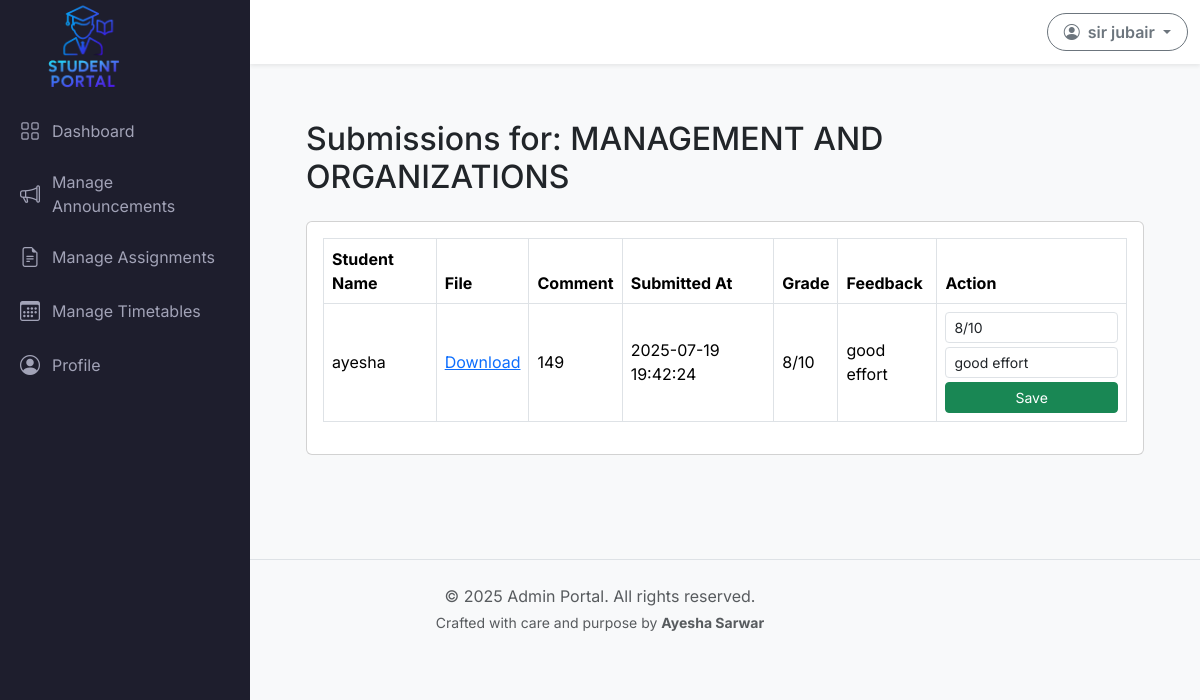
/admin/view_submissions.php?assignment_id=17 (signed in), run on the app's committed database.
### tables this page shows
CREATE TABLE `assignments` (
  `id` int(11) NOT NULL,
  `title` varchar(255) NOT NULL,
  `subject` varchar(100) NOT NULL,
  `due_date` date NOT NULL,
  `instructions` text NOT NULL,
  `attachment` varchar(255) DEFAULT NULL,
  `allow_late` tinyint(1) DEFAULT 0,
  `created_at` timestamp NULL DEFAULT current_timestamp()
);

CREATE TABLE `submissions` (
  `id` int(11) NOT NULL,
  `assignment_id` int(11) NOT NULL,
  `student_id` int(11) NOT NULL,
  `file` varchar(255) NOT NULL,
  `comment` text NOT NULL,
  `submitted_at` datetime NOT NULL DEFAULT current_timestamp(),
  `grade` varchar(10) NOT NULL,
  `feedback` text NOT NULL
);

CREATE TABLE `users` (
  `id` int(11) NOT NULL,
  `full_name` varchar(100) NOT NULL,
  `email` varchar(100) NOT NULL,
  `password` varchar(255) NOT NULL,
  `role` enum('student','admin') NOT NULL,
  `profile_image` varchar(255) DEFAULT NULL
);

### admin/view_submissions.php (the view, shortened to what this page needs)
<?php
require_once '../admin_includes/header.php';
require_once '../admin_includes/sidebar.php';
require_once '../admin_includes/navbar.php';
require_once '../models/Assignment.php';
$assignment_id = isset($_GET['assignment_id']) ? intval($_GET['assignment_id']) : 0;
$assignment = mysqli_fetch_assoc(mysqli_query($conn, "SELECT * FROM assignments WHERE id=$assignment_id"));
$stmt = $conn->prepare("SELECT s.*, u.full_name as student_name FROM submissions s JOIN users u ON s.student_id = u.id WHERE s.assignment_id=?");
$stmt->bind_param("i", $assignment_id);
$stmt->execute();
$submissions = $stmt->get_result();
?>
<div class="main-content">
    <div class="container-fluid p-4">
        <h2>Submissions for: <?= htmlspecialchars($assignment['title']) ?></h2>
        <div class="card mt-4">
            <div class="card-body">
                <div class="table-responsive">
                    <table class="table table-bordered align-middle">
                        <thead>
                            <tr>
                                <th>Student Name</th>
                                <th>File</th>
                                <th>Comment</th>
                                <th>Submitted At</th>
                                <th>Grade</th>
                                <th>Feedback</th>
                                <th>Action</th>
                            </tr>
                        </thead>
                        <tbody>
                        <?php while ($row = $submissions->fetch_assoc()): ?>
                            <tr>
                                <td><?= htmlspecialchars($row['student_name']) ?></td>
                                <td>
                                    <?php if ($row['file']): ?>
                                        <a href="../assignments/uploads/<?= htmlspecialchars($row['file']) ?>" target="_blank">Download</a>
                                    <?php else: ?>
                                        -
                                    <?php endif; ?>
                                </td>
                                <td><?= htmlspecialchars($row['comment']) ?></td>
                                <td><?= htmlspecialchars($row['submitted_at']) ?></td>
                                <td><?= htmlspecialchars($row['grade']) ?></td>
                                <td><?= htmlspecialchars($row['feedback']) ?></td>
                                <td>
                                    <form method="POST" class="d-flex flex-column gap-1">
                                        <input type="text" name="grade" class="form-control form-control-sm" placeholder="Grade" value="<?= htmlspecialchars($row['grade']) ?>">
                                        <input type="text" name="feedback" class="form-control form-control-sm" placeholder="Feedback" value="<?= htmlspecialchars($row['feedback']) ?>">
                                        <button type="submit" class="btn btn-sm btn-success">Save</button>
                                    </form>
                                </td>
                            </tr>
                        <?php endwhile; ?>
                        </tbody>
                    </table>
                </div>
            </div>
        </div>
    </div>
</div>
<?php require_once '../admin_includes/footer.php'; ?>

### admin_includes/header.php (style rules this page uses)
body { font-family: 'Inter', sans-serif; background-color: #f8f9fa; }
.main-content { margin-left: 250px; padding: 2rem; }

### data on the page
assignments: title "MANAGEMENT AND ORGANIZATIONS"
submissions: users.full_name "ayesha", comment "149", submitted_at "2025-07-19 19:42:24", grade "8/10", feedback "good effort"

### other printed values
$_SESSION['full_name'] "sir jubair"
